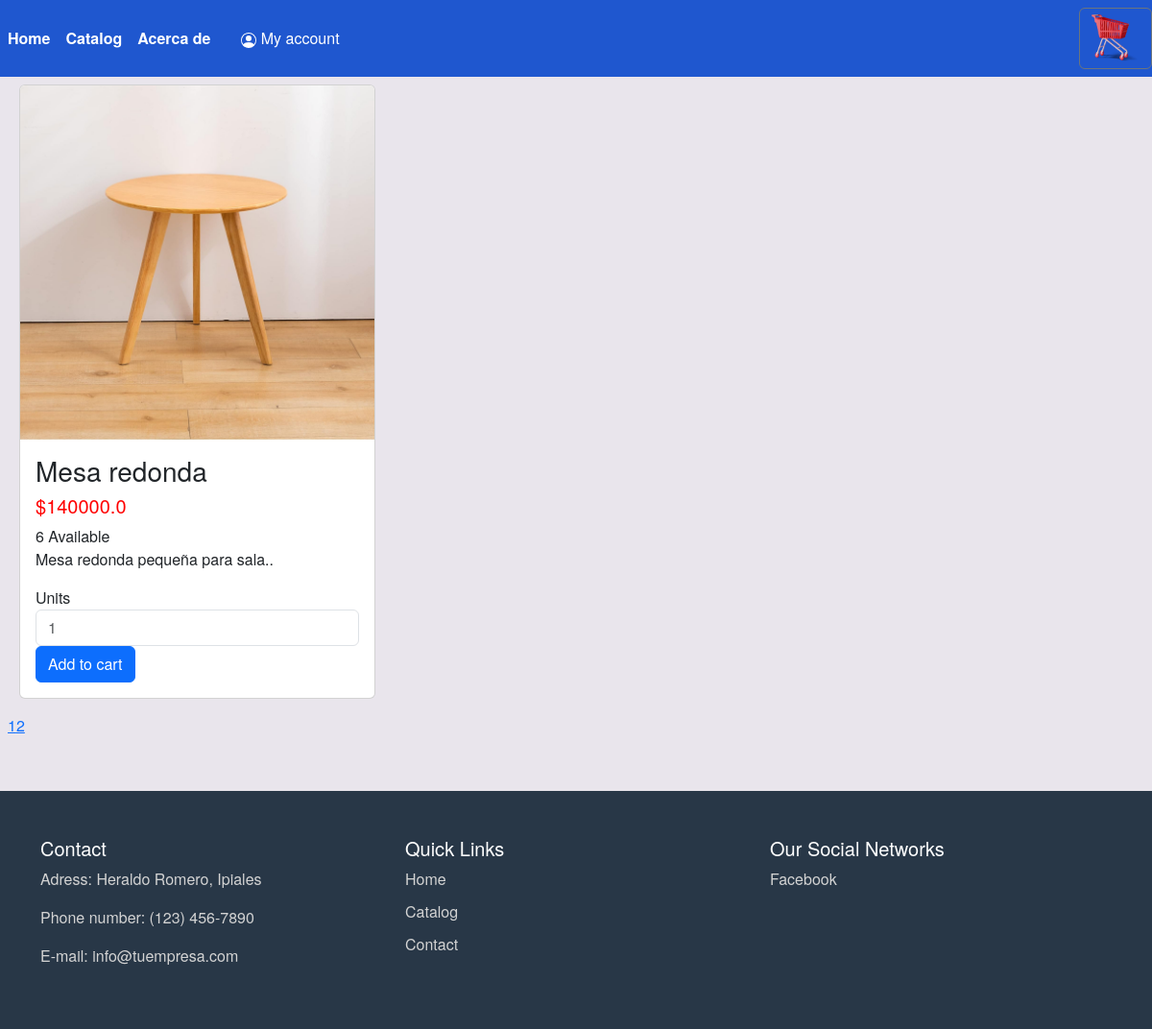
The app's page /catalogo?page=2, older data.
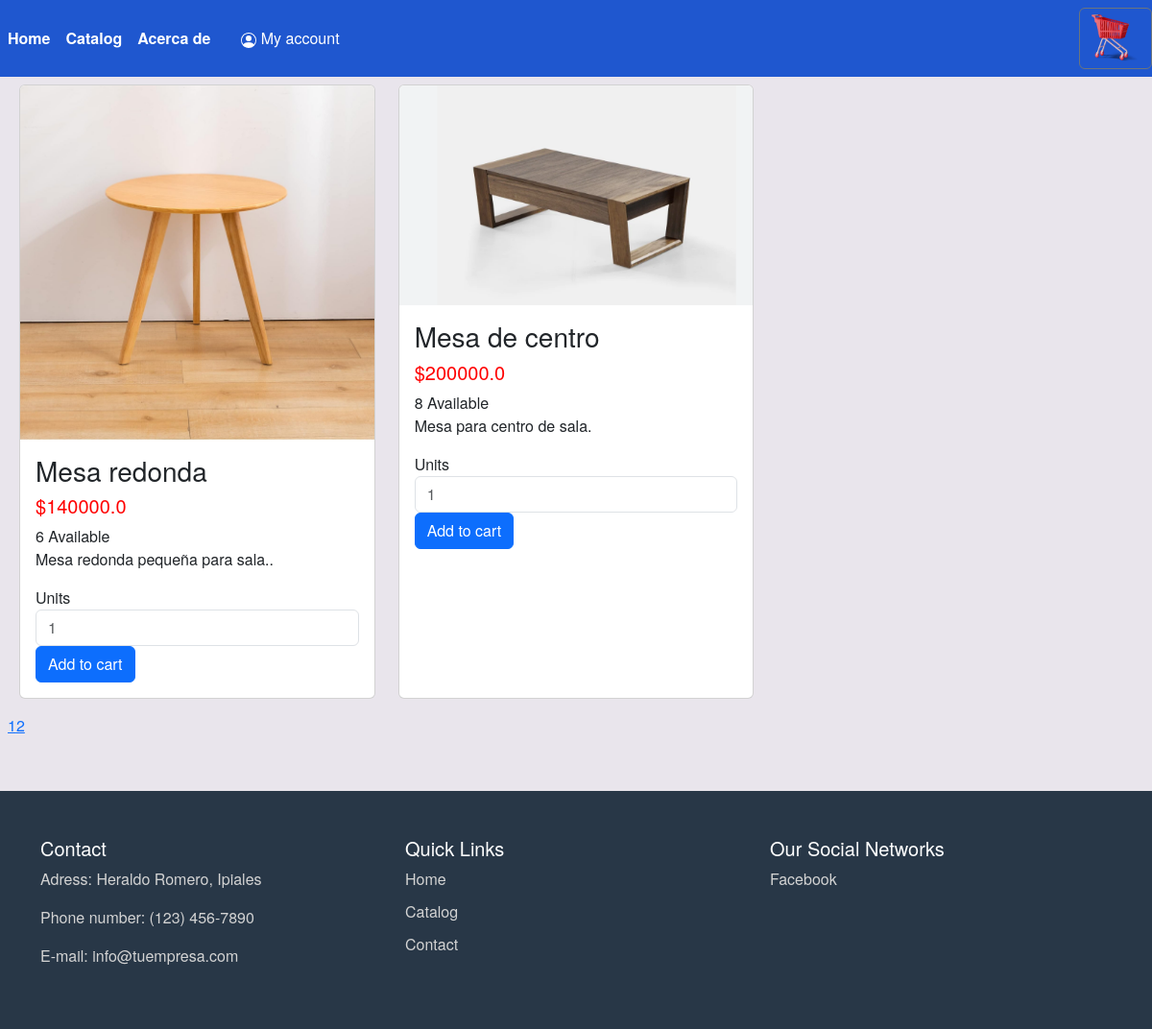
The same page, newer data.
### tables this page shows
CREATE TABLE Productos (
            id INTEGER PRIMARY KEY,
            nombre TEXT NOT NULL,
            unidades INTEGER NOT NULL DEFAULT 1,
            tipo INTEGER NOT NULL,
            costo REAL NOT NULL,
            descripcion TEXT NOT NULL,
            imagen TEXT NOT NULL,
            FOREIGN KEY (tipo) REFERENCES Tipos(id)
        );

### aplicacion/catalogo/routes.py (the view, shortened to what this page needs)
@catalogo.route('/catalogo', methods=['GET', 'POST'])
def pagina_catalogo():
  page = request.args.get('page', 1, type=int)
  per_page = 3  # Adjust as needed
  productos, total_productos = obtenerproductos(page, per_page)
  form = FormularioComprarProducto(request.form)
  return render_template('catalogo.html', productos=productos, total_productos = total_productos, per_page=per_page, form=form)

### aplicacion/catalogo/forms.py
class FormularioComprarProducto(FlaskForm):
    cantidad = IntegerField(_('Units'), validators=[DataRequired(_('How many do you want?')), NumberRange(min=1, message=_('Not valid quantity'))])
    submit = SubmitField(_('Add to cart'))

### aplicacion/__init__.py (called while the page is built)
def get_locale():
    print(request.accept_languages)
    return request.accept_languages.best_match(app.config['LANGUAGES'])

### aplicacion/database/crud_productos.py (called while the page is built)
def obtenerproductos(page=1, per_page=10):
    ruta=current_app.config['DATABASE_URI'].replace('sqlite:///','')
    print(ruta)
    conexion=sqlite3.connect(ruta)
    cursor=conexion.cursor()#para relizar consultas mediante un cursor
    cursor.execute("""SELECT Productos.id, Productos.nombre, Productos.unidades, Tipos.tipo, Productos.costo, Productos.descripcion, Productos.imagen
        FROM Productos
        INNER JOIN Tipos ON Productos.tipo = Tipos.id;
        """)
    productos=cursor.fetchall()
    conexion.close()
    start_idx = (page - 1) * per_page
    end_idx = start_idx + per_page
    paginated_products = productos[start_idx:end_idx]
    return paginated_products, len(productos)

### aplicacion/catalogo/templates/catalogo.html (shortened to what this page needs)
{% extends "base.html" %}
{% block content %}
<div class="row justify-content-center, mx-auto p-2" style="width: 1200px;">
    {% for producto in productos %}
    <div class="col-sm-4 mb-3 mb-sm-3">
        <div class="card d-flex flex-column h-100">
            <img src="{{ url_for('static', filename='files/' + producto[6]) }}" class="card-img-top" alt="...">
            <div class="card-body">
                <h3 class="card-title">{{producto[1]}}</h3>
                <h5 style="color: red;">${{producto[4]}}</h5>
                <label>{{ _("%s Available" % producto[2]) }}</label>
                <p class="card-text">{{producto[5]}}.</p>
                <form method="POST" action="{{ url_for('catalogo.pagina_catalogo') }}">
                    <div class="form-group">
                        {{ form.cantidad.label }} {{ form.cantidad(class="form-control", placeholder='1') }}
                    </div>
                    {{ form.submit(class="btn btn-primary add-to-cart") }}
                </form>
            </div>
        </div>
    </div>
    {% endfor %}
    <div class="pagination">
        {% for page_num in range(1, (total_productos // per_page) + 2) %}
        {% if page_num == page %}
        <span class="current">{{ page_num }}</span>
        {% else %}
        <a href="{{ url_for('catalogo.pagina_catalogo', page=page_num) }}">{{ page_num }}</a>
        {% endif %}
        {% endfor %}
    </div>
</div>
{% endblock %}

### aplicacion/templates/base.html (shortened to what this page needs)
<!DOCTYPE html>
<html lang="es">
<head>
    <link href="https://cdn.jsdelivr.net/npm/bootstrap@5.3.2/dist/css/bootstrap.min.css" rel="stylesheet">
    <link rel="stylesheet" href="{{ url_for('static', filename='css/styles.css') }}">
</head>
<body>
    <nav class="navbar navbar-expand-lg " style="background-color:#1F57CF ;">
        <div class="collapse navbar-collapse" id="navbarNav">
            <ul class="navbar-nav ">
                <li class="nav-item">
                    <a class="nav-link active" aria-current="page" href="{{ url_for('inicio.inicio') }}">{{ _('Home') }}</a>
                </li>
                <li class="nav-item">
                    <a class="nav-link active" aria-current="page" href="{{ url_for('catalogo.pagina_catalogo') }}">{{ _('Catalog') }}</a>
                </li>
                <li class="nav-item">
                    <a class="nav-link active" aria-current="page" href="{{ url_for('acercade.acercade') }}">{{ _('Acerca de ') }}</a>
                </li>
                {% if 'user_id' in session %} {% if 'admin' in session and session['admin'] == 1 %}
                <li class="nav-item">
                    <a class="nav-link active" aria-current="page" href="{{ url_for('admin.admin_page') }}">{{ _('Manage') }}</a>
                </li>
                {% endif %}
                <li class="nav-item disabled">
                    <label class="navbar-text text-white">Welcome, {{session['username']}}</label>
                </li>
                <li class="nav-item">
                    <form action="{{ url_for('cuenta.logout') }}" method="post" class="nav-link">
                        <button type="submit" class="btn btn-outline-secondary" style="width: 150px;">
                      <svg xmlns="http://www.w3.org/2000/svg" width="16" height="16" fill="currentColor"
                          class="bi bi-box-arrow-left" viewBox="0 0 16 16">
                          <path d="M3 3.5a.5.5 0 0 1 .5-.5H14a2 2 0 0 1 2 2v8a2 2 0 0 1-2 2H3.5a.5.5 0 0 1 0-1H14a1 1 0 0 0 1-1V4a1 1 0 0 0-1-1H4a.5.5 0 0 1-.5-.5z" />
                          <path
                              d="M6.354 11.354a.5.5 0 0 1 0-.708L4.707 9.707h8.793a.5.5 0 0 1 0 1H4.707l1.647 1.646a.5.5 0 0 1 0 .708z" />
                      </svg>
                      {{ _('Log out') }}
                  </button>
                    </form>
                </li>
                {% else %}
                <li class="nav-item">
                    <a class="btn btn-outline-secondary nav-link" href="{{ url_for('cuenta.login') }}" style="width: 150px;">
                 {{ _('My account') }}
                    </a>
                </li>
                {% endif %}
            </ul>
        </div>
        <ul class="navbar-nav ml-auto">
            <li class="nav-item">
                <a class="btn btn-outline-secondary" href="{{ url_for('carrito.pagina_carrito') }}">
                    <img src="{{url_for('static', filename='img/carrito2.png' )}}" fill="currentColor" class="bi bi-person-circle" alt="icon" width="50" height="50">
                </a>
            </li>
        </ul>
    </nav>
    {% block content %} {% endblock %}
    <footer class="footer mt-5" style="background-color:#283747;">
        <div class="container">
            <div class="row">
                <div class="col-md-4">
                    <h5>{{ _('Contact') }}</h5>
                    <p>{{_('Adress')}}: Heraldo Romero, Ipiales</p>
                    <p>{{_('Phone number')}}: (123) 456-7890</p>
                    <p>{{_('E-mail')}}: info@tuempresa.com</p>
                </div>
                <div class="col-md-4">
                    <h5>{{ _('Quick Links') }}</h5>
                    <ul class="list-unstyled">
                        <li><a href="{{ url_for('inicio.inicio') }}">{{_('Home')}}</a></li>
                        <li><a href="{{ url_for('catalogo.pagina_catalogo') }}">{{_('Catalog')}}</a></li>
                        <li><a href="#">{{_('Contact')}}</a></li>
                    </ul>
                </div>
                <div class="col-md-4">
                    <h5>{{_('Our Social Networks')}}</h5>
                    <ul class="list-unstyled">
                        <li><a href="#" target="_blank">Facebook</a></li>
                    </ul>
                </div>
            </div>
        </div>
    </footer>
    <link rel="stylesheet" href="{{ url_for('static', filename='css/footer.css') }}">
</body>
</html>

### aplicacion/static/css/styles.css (style rules this page uses)
body { background-color: #e9e5ec; color: #343a40; font-family: 'Helvetica Neue', Arial, sans-serif; }
.nav-link { color: white; }
.navbar-nav .nav-link.active, .navbar-nav .nav-link.show { color: white; font-weight: bold; }

### aplicacion/static/css/footer.css (style rules this page uses)
.footer { background-color: #343a40; color: #fff; padding: 3rem 0; }
.footer h5 { color: #fff; }
.footer p { color: #d3d3d3; }
.footer ul { list-style: none; padding: 0; }
.footer ul li { margin-bottom: 10px; }
.footer ul li a { color: #d3d3d3; text-decoration: none; }

Row changes from the older to the newer data that the page shows:
added Productos: imagen (picture), nombre "Mesa de centro", costo "200000.0", descripcion "Mesa para centro de sala", cantidad.label "Units"
